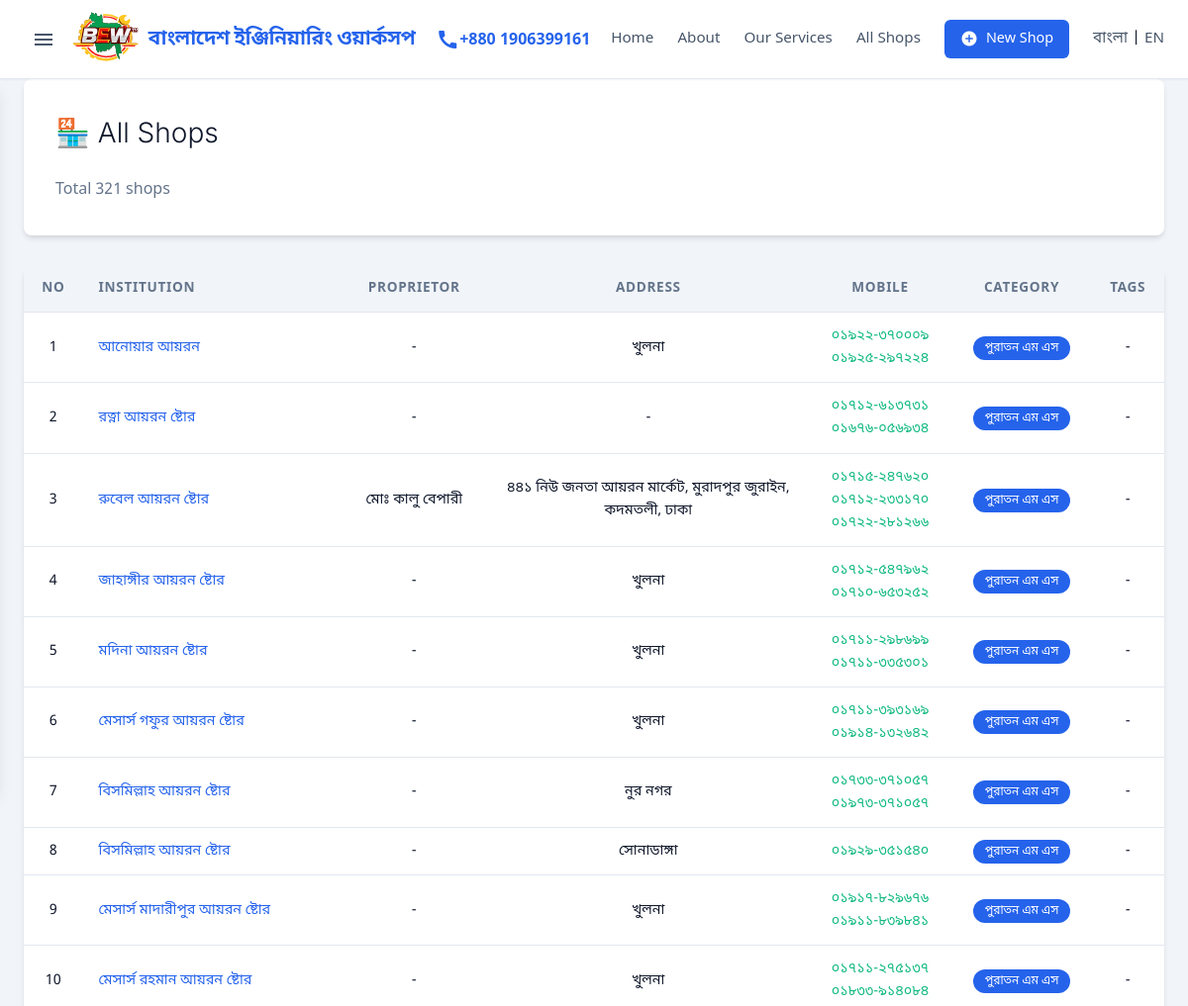
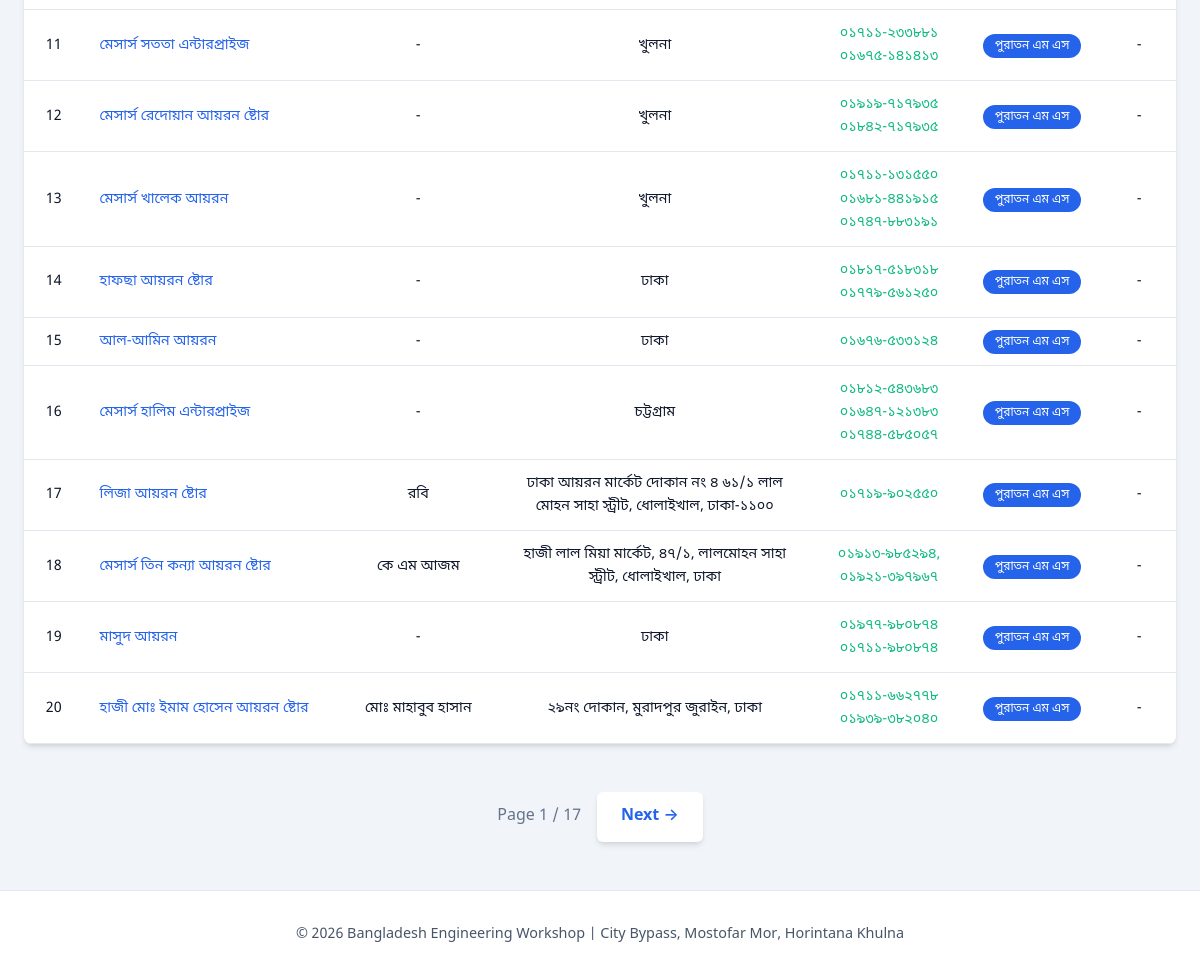
The page /shops on the database its author committed (2 pictures, top to bottom).
### database.py (models this page shows)
class Shop(db.Model):
    __tablename__ = 'shops'
    id = db.Column(db.Integer, primary_key=True)
    category_id = db.Column(db.Integer, db.ForeignKey('categories.id'))
    serial_no = db.Column(db.String(5000))
    name = db.Column(db.String(20000))
    proprietor = db.Column(db.String(10000))
    address = db.Column(db.Text)
    mobile = db.Column(db.String(10000))
    transaction_status = db.Column(db.String(10000))
    whatsapp = db.Column(db.String(5000))
    email_web = db.Column(db.String(10000))
    products = db.Column(db.Text)
    visiting_card = db.Column(db.String(5000))
    created_at = db.Column(db.DateTime, default=datetime.datetime.now)
    updated_at = db.Column(db.DateTime, default=datetime.datetime.now, onupdate=datetime.datetime.now)
    shop_tags = db.relationship('ShopTag', backref='shop', lazy=True, cascade='all, delete-orphan')
    tags = db.relationship('Tag', secondary='shop_tags', viewonly=True, lazy='dynamic')
    def to_dict(self):
        return {
            'id': self.id,
            'category_id': self.category_id,
            'category_name': self.category.name if self.category else '',
            'category_name_english': self.category.name_english if self.category else '',
            'serial_no': self.serial_no,
            'name': self.name,
            'proprietor': self.proprietor,
            'address': self.address,
            'mobile': self.mobile,
            'transaction_status': self.transaction_status,
            'whatsapp': self.whatsapp,
            'email_web': self.email_web,
            'products': self.products,
            'visiting_card': self.visiting_card,
            'created_at': self.created_at.isoformat() if self.created_at else None,
            'updated_at': self.updated_at.isoformat() if self.updated_at else None,
            'tags': [t.to_dict() for t in self.tags] if self.tags else []
        }

class Category(db.Model):
    __tablename__ = 'categories'
    id = db.Column(db.Integer, primary_key=True)
    name = db.Column(db.String(10000), nullable=False)
    name_english = db.Column(db.String(10000))
    shops = db.relationship('Shop', backref='category', lazy=True)
    def to_dict(self):
        return {
            'id': self.id,
            'name': self.name,
            'name_english': self.name_english
        }

### app.py (the view)
@app.route('/shops')
def shop_list():
    page = request.args.get('page', 1, type=int)
    per_page = 20
    offset = (page - 1) * per_page
    shops = db.get_all_shops(limit=per_page, offset=offset)
    total = db.get_shops_count()
    total_pages = (total + per_page - 1) // per_page
    categories = db.get_all_categories()
    return render_template('shop_list.html',
                         shops=shops,
                         categories=categories,
                         page=page,
                         total_pages=total_pages,
                         total=total)

### app.py (called while the page is built)
def get_locale():
    if 'lang' in session:
        return session['lang']
    return request.accept_languages.best_match(['bn', 'en'])

@app.context_processor
def inject_categories():
    return dict(categories=db.get_all_categories())

### database.py (called while the page is built)
    def get_all_categories(self):
        cats = Category.query.order_by(Category.id).all()
        return [c.to_dict() for c in cats]

    def get_all_shops(self, limit=100000, offset=0):
        shops = Shop.query.order_by(Shop.id).limit(limit).offset(offset).all()
        return [s.to_dict() for s in shops]

    def get_shops_count(self):
        return Shop.query.count()

### templates/shop_list.html (shortened to what this page needs)
{% extends 'base.html' %}
{% block content %}
<section class="page-header">
    <h1>
        {% if current_category %}
        📂 {{ current_category.name }}
        <span class="subtitle">{{ current_category.name_english }}</span>
        {% else %}
        🏪 {{ _('All Shops') }}
        {% endif %}
    </h1>
    <p>{{ _('Total') }} {{ total }} {{ _('shops') }}</p>
</section>
<section class="shops-section">
    {% if shops %}
    <div class="shops-table-container">
        <table class="shops-table">
            <thead>
                <tr>
                    <th>{{ _('No') }}</th>
                    <th>{{ _('Institution') }}</th>
                    <th>{{ _('Proprietor') }}</th>
                    <th>{{ _('Address') }}</th>
                    <th>{{ _('Mobile') }}</th>
                    <th>{{ _('Category') }}</th>
                    <th>{{ _('Tags') }}</th>
                </tr>
            </thead>
            <tbody>
                {% for shop in shops %}
                <tr>
                    <td>{{ loop.index + ((page-1) * 20) }}</td>
                    <td>
                        <a href="{{ url_for('shop_detail', shop_id=shop.id) }}" class="shop-link">
                            {{ shop.name }}
                        </a>
                    </td>
                    <td>{{ shop.proprietor or '-' }}</td>
                    <td>{{ shop.address or '-' }}</td>
                    <td>
                        {% if shop.mobile %}
                        {% for num in shop.mobile.split() %}
                        <div class="mobile-number">
                            <a href="tel:{{ num }}" class="mobile-link">{{ num }}</a>
                        </div>
                        {% endfor %}
                        {% else %}
                        -
                        {% endif %}
                    </td>
                    <td>
                        {% if shop.category_name %}
                        <a href="{{ url_for('category_shops', category_id=shop.category_id) }}" class="category-badge">
                            {{ shop.category_name }}
                        </a>
                        {% else %}
                        -
                        {% endif %}
                    </td>
                    <td>
                        {% if shop.tags %}
                        <div style="display: flex; flex-wrap: wrap; gap: 0.25rem;">
                            {% for tag in shop.tags %}
                            <a href="{{ url_for('search_by_tag', tag_name=tag.name) }}"
                                style="display: inline-block; padding: 0.15rem 0.5rem; font-size: 0.75rem; background: #e0f2fe; color: #0284c7; border-radius: 4px; text-decoration: none;"
                                title="{{ tag.name_bn or tag.name }}">
                                {{ tag.name }}
                            </a>
                            {% endfor %}
                        </div>
                        {% else %}
                        -
                        {% endif %}
                    </td>
                </tr>
                {% endfor %}
            </tbody>
        </table>
    </div>
    {% if total_pages > 1 %}
    <div class="pagination">
        <span class="page-info">{{ _('Page') }} {{ page }} / {{ total_pages }}</span>
        {% if page < total_pages %} <a href="?page={{ page + 1 }}" class="page-link">{{ _('Next') }} →</a>
            {% endif %}
    </div>
    {% endif %}
    {% else %}
    <div class="no-results">
        <p>{{ _('No shops found.') }}</p>
        <a href="{{ url_for('index') }}" class="btn">{{ _('Back to Home') }}</a>
    </div>
    {% endif %}
</section>
{% endblock %}

### templates/base.html (shortened to what this page needs)
<!DOCTYPE html>
<html lang="bn">
<head>
    <link rel="stylesheet" href="{{ url_for('static', filename='style.css') }}">
</head>
<body>
    <nav class="navbar">
        <div class="container nav-container">
            <div class="nav-left">
                <button class="menu-toggle" id="menuToggle">
                    <span class="material-icons">menu</span>
                </button>
                <a href="{{ url_for('index') }}" class="logo">
                    <img src="{{ url_for('static', filename='img/logo.svg') }}" alt="BW Logo"
                        style="height: 85px; width: auto;">
                    বাংলাদেশ ইঞ্জিনিয়ারিং ওয়ার্কসপ
                </a>
            </div>
            <div class="nav-center"
                style="display: flex; align-items: center; gap: 0.0rem; color: var(--primary); font-weight: 600;">
                <span class="material-icons">call</span>
                <span style="font-family: 'Noto Sans', sans-serif;">+880 1906399161</span>
            </div>
            <div class="nav-links">
                <a href="{{ url_for('index') }}" class="nav-link">{{ _('Home') }}</a>
                <a href="{{ url_for('about') }}" class="nav-link">{{ _('About') }}</a>
                <a href="{{ url_for('services') }}" class="nav-link">{{ _('Our Services') }}</a>
                <a href="{{ url_for('shop_list') }}" class="nav-link">{{ _('All Shops') }}</a>
                <a href="{{ url_for('add_shop') }}" class="nav-link btn-primary">
                    <span class="material-icons">add_circle</span>
                    {{ _('New Shop') }}
                </a>
                <div class="lang-toggle">
                    <a href="{{ url_for('set_language', lang_code='bn') }}"
                        class="nav-link {% if session.get('lang', 'bn') == 'bn' %}active-lang{% endif %}">বাংলা</a>
                    <span class="divider">|</span>
                    <a href="{{ url_for('set_language', lang_code='en') }}"
                        class="nav-link {% if session.get('lang') == 'en' %}active-lang{% endif %}">EN</a>
                </div>
            </div>
        </div>
    </nav>
    <main class="container">
        {% block content %}{% endblock %}
    </main>
    <footer class="footer">
        <div class="container">
            <p>&copy; 2026 {{ _('Bangladesh Engineering Workshop') }} | {{ _('City Bypass, Mostofar Mor, Horintana
                Khulna') }}</p>
        </div>
    </footer>
</body>
</html>

### rows shown on the page
Shop: name "আনোয়ার আয়রন", address "খুলনা"
Category: category_name "পুরাতন এম এস" "পুরাতন এম এস" "পুরাতন এম এস" "পুরাতন এম এস" "পুরাতন এম এস" "পুরাতন এম এস" "পুরাতন এম এস" "পুরাতন এম এস" "পুরাতন এম এস" "পুরাতন এম এস" "পুরাতন এম এস" "পুরাতন এম এস" "পুরাতন এম এস" "পুরাতন এম এস" "পুরাতন এম এস" "পুরাতন এম এস" "পুরাতন এম এস" "পুরাতন এম এস" "পুরাতন এম এস" "পুরাতন এম এস"
Shop: name "রত্না আয়রন ষ্টোর"
Shop: name "রুবেল আয়রন ষ্টোর", proprietor "মোঃ কালু বেপারী", address "৪৪১ নিউ জনতা আয়রন মার্কেট, মুরাদপুর জুরাইন, কদমতলী, ঢাকা"
Shop: name "জাহাঙ্গীর আয়রন ষ্টোর", address "খুলনা"
Shop: name "মদিনা আয়রন ষ্টোর", address "খুলনা"
Shop: name "মেসার্স গফুর আয়রন ষ্টোর", address "খুলনা"
Shop: name "বিসমিল্লাহ আয়রন ষ্টোর", address "নুর নগর"
Shop: name "বিসমিল্লাহ আয়রন ষ্টোর", address "সোনাডাঙ্গা", mobile "০১৯২৯-৩৫১৫৪০"
Shop: name "মেসার্স মাদারীপুর আয়রন ষ্টোর", address "খুলনা"
Shop: name "মেসার্স রহমান আয়রন ষ্টোর", address "খুলনা"
Shop: name "মেসার্স সততা এন্টারপ্রাইজ", address "খুলনা"
Shop: name "মেসার্স রেদোয়ান আয়রন ষ্টোর", address "খুলনা"
Shop: name "মেসার্স খালেক আয়রন", address "খুলনা"
Shop: name "হাফছা আয়রন ষ্টোর", address "ঢাকা"
Shop: name "আল-আমিন আয়রন", address "ঢাকা", mobile "০১৬৭৬-৫৩৩১২৪"
Shop: name "মেসার্স হালিম এন্টারপ্রাইজ", address "চট্টগ্রাম"
Shop: name "লিজা আয়রন ষ্টোর", proprietor "রবি", address "ঢাকা আয়রন মার্কেট দোকান নং ৪ ৬১/১ লাল মোহন সাহা স্ট্রীট, ধোলাইখাল, ঢাকা-১১০০", mobile "০১৭১৯-৯০২৫৫০"
Shop: name "মেসার্স তিন কন্যা আয়রন ষ্টোর", proprietor "কে এম আজম", address "হাজী লাল মিয়া মার্কেট, ৪৭/১, লালমোহন সাহা স্ট্রীট, ধোলাইখাল, ঢাকা"
Shop: name "মাসুদ আয়রন", address "ঢাকা"
Shop: name "হাজী মোঃ ইমাম হোসেন আয়রন ষ্টোর", proprietor "মোঃ মাহাবুব হাসান", address "২৯নং দোকান, মুরাদপুর জুরাইন, ঢাকা"

### other values the page prints
{{ total }} "321"
{{ shop.proprietor or '-' }} "-" "-" "-" "-" "-" "-" "-" "-" "-" "-" "-" "-" "-" "-" "-" "-"
{{ num }} "০১৯২২-৩৭০০০৯" "০১৯২৫-২৯৭২২৪" "০১৭১২-৬১৩৭৩১" "০১৬৭৬-০৫৬৯৩৪" "০১৭১৫-২৪৭৬২০" "০১৭১২-২৩৩১৭০" "০১৭২২-২৮১২৬৬" "০১৭১২-৫৪৭৯৬২" "০১৭১০-৬৫৩২৫২" "০১৭১১-২৯৮৬৯৯" "০১৭১১-৩৩৫৩০১" "০১৭১১-৩৯৩১৬৯" "০১৯১৪-১৩২৬৪২" "০১৭৩৩-৩৭১০৫৭" "০১৯৭৩-৩৭১০৫৭" "০১৯১৭-৮২৯৬৭৬" "০১৯১১-৮৩৯৮৪১" "০১৭১১-২৭৫১৩৭" "০১৮৩৩-৯১৪০৮৪" "০১৭১১-২৩৩৮৮১" "০১৬৭৫-১৪১৪১৩" "০১৯১৯-৭১৭৯৩৫" "০১৮৪২-৭১৭৯৩৫" "০১৭১১-১৩১৫৫০" "০১৬৮১-৪৪১৯১৫" "০১৭৪৭-৮৮৩১৯১" "০১৮১৭-৫১৮৩১৮" "০১৭৭৯-৫৬১২৫০" "০১৮১২-৫৪৩৬৮৩" "০১৬৪৭-১২১৩৮৩" "০১৭৪৪-৫৮৫০৫৭" "০১৯১৩-৯৮৫২৯৪," "০১৯২১-৩৯৭৯৬৭" "০১৯৭৭-৯৮০৮৭৪" "০১৭১১-৯৮০৮৭৪" "০১৭১১-৬৬২৭৭৮" "০১৯৩৯-৩৮২০৪০"
{{ shop.address or '-' }} "-"
{{ page }} "1"
{{ total_pages }} "17"
